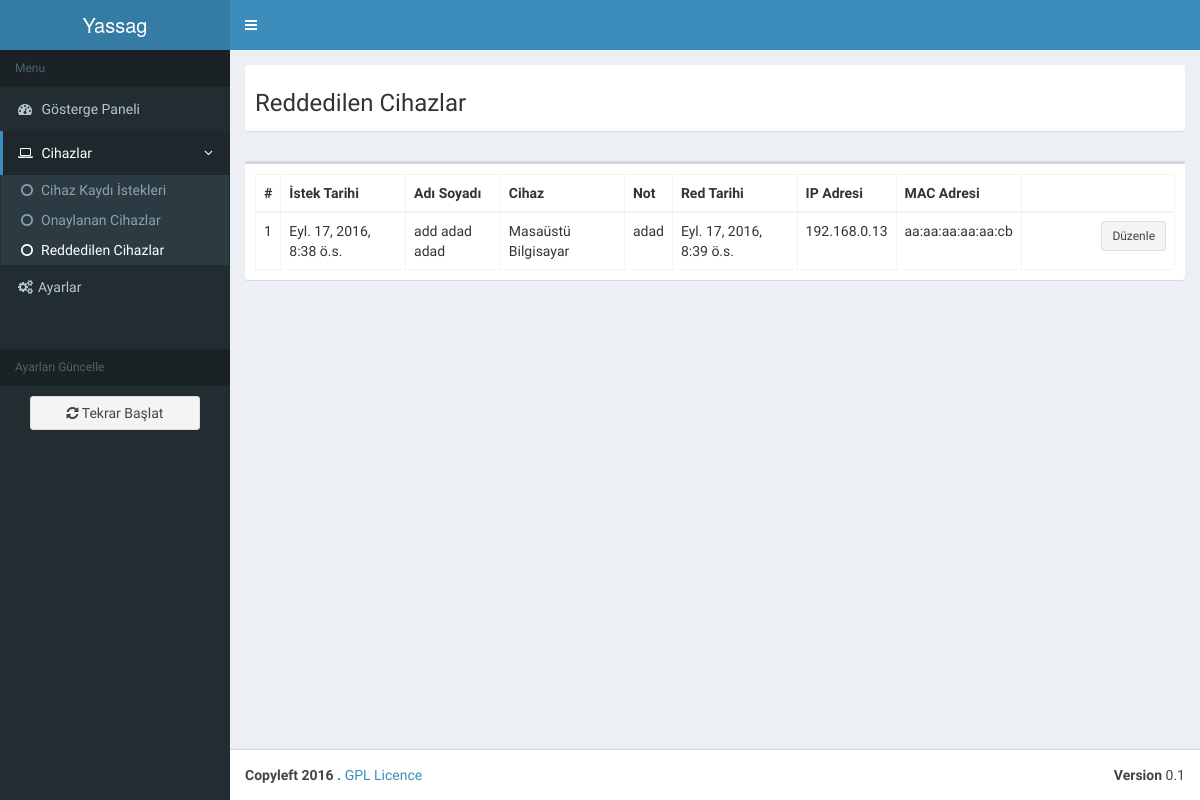
The app's page /dashboard/dev_rejected, older data.
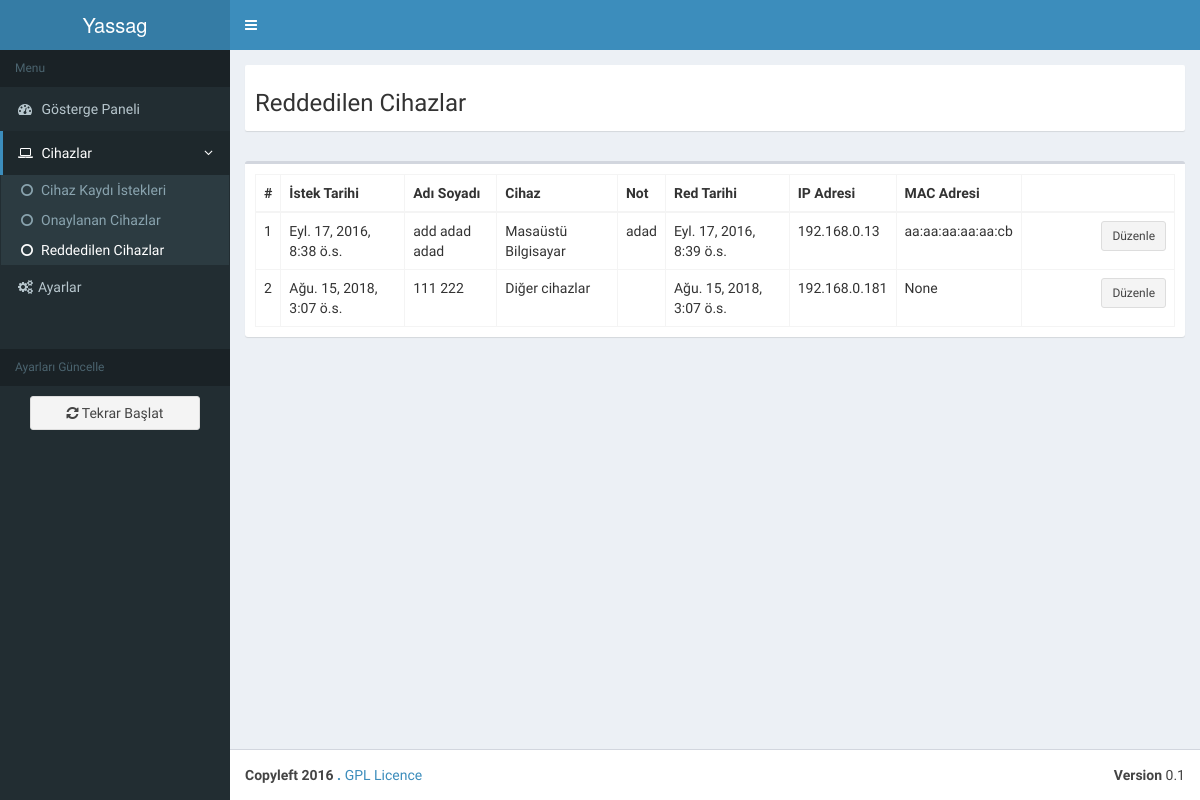
The same page, newer data.
### devices_registration/models.py (models this page shows, shortened)
class Users(models.Model):
	request_date = models.DateTimeField(auto_now_add=True)
	user_name = models.CharField(max_length=60)
	status = models.ForeignKey("Users_Status")
	device = models.ForeignKey("Devices_Status")
	note = models.CharField(max_length=300, blank=True, null=True)
	device_status = models.IntegerField(default=0)
	transaction_date = models.DateTimeField(blank=True, null=True)
	ip = models.GenericIPAddressField(protocol='IPv4')
	mac = models.CharField(max_length=20, blank=True, null=True)

class Devices_Status(models.Model):
	device_status = models.CharField(max_length=60)

### dashboard/views.py (the view)
def dev_rejected(request):
	context = Users.objects.filter(device_status="2").select_related()
	return render_to_response('dev_rejected.html', {'context':context}, context_instance=RequestContext(request))

### dashboard/templates/dev_rejected.html (shortened to what this page needs)
{% extends "dashboard_base.html" %}
{% block menu_link_2_active %}class="treeview active"{% endblock %}
    {% block menu_link_2_3_active %}class="active"{% endblock %}
{% block page_title %}Reddedilen Cihazlar{% endblock %}
{% block content %}
      <div class="row">
        <div class="col-xs-12">
          <div class="box">
            <div class="box-body" style="overflow-x:auto;">
              <table id="example2" class="table table-bordered table-hover">
                <thead>
                <tr>
                  <th>#</th>
                  <th>İstek Tarihi</th>
                  <th>Adı Soyadı</th>
                  <th>Cihaz</th>
                  <th>Not</th>
                  <th>Red Tarihi</th>
                  <th>IP Adresi</th>
                  <th>MAC Adresi</th>
                  <th></th>
                </tr>
                </thead>
                <tbody>
                <tr>
                  {% for i in context %}
                  <td>{{ forloop.counter }}</td>
                  <td>{{ i.request_date }}</td>
                  <td>{{ i.user_name }}</td>
                  <td>{{ i.device.device_status }}</td>
                  <td>{{ i.note }}</td>
                  <td>{{ i.transaction_date }}</td>
                  <td>{{ i.ip }}</td>
                  <td>{{ i.mac }}</td>
                  <td class="col-md-2">
                    <form action="/dashboard/dev_edit/" method="post"> {% csrf_token %}
                      <div class="btn-toolbar">
                        <input name="user_edit" class="btn btn-default btn-sm pull-right" type="submit" value="Düzenle">
                      </div>
                    </form>
                  </td>
                </tr>
                  {% endfor %}
                </tbody>
              </table>
            </div>
          </div>
        </div>
      </div>
{% endblock %}

Row changes from the older to the newer data that the page shows:
added Users: request_date "Ağu. 15, 2018, 3:07 ö.s.", user_name "111 222", device.device_status "Diğer cihazlar", transaction_date "Ağu. 15, 2018, 3:07 ö.s.", ip "192.168.0.181", mac "None"
